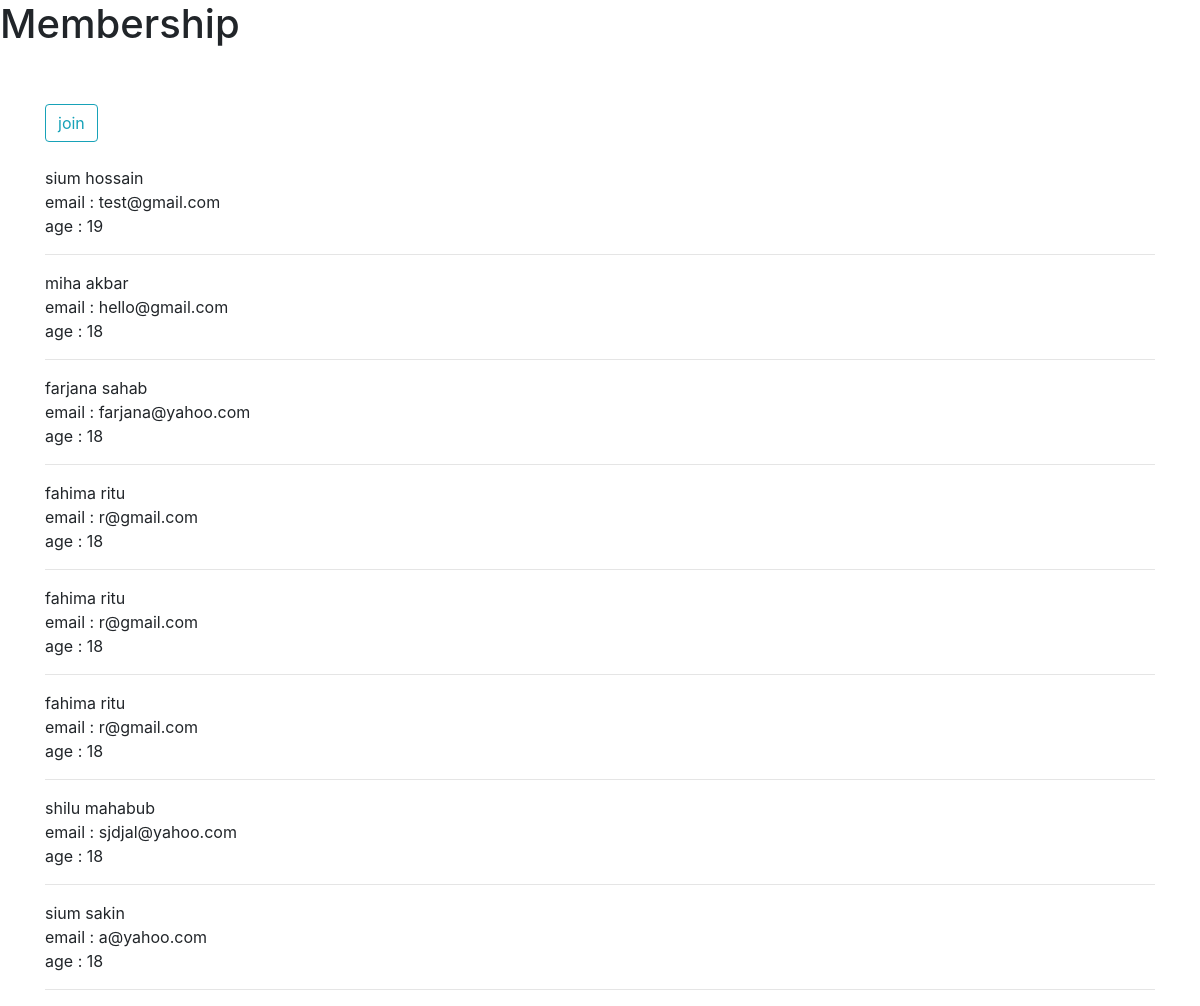
Before: / with the older database file.
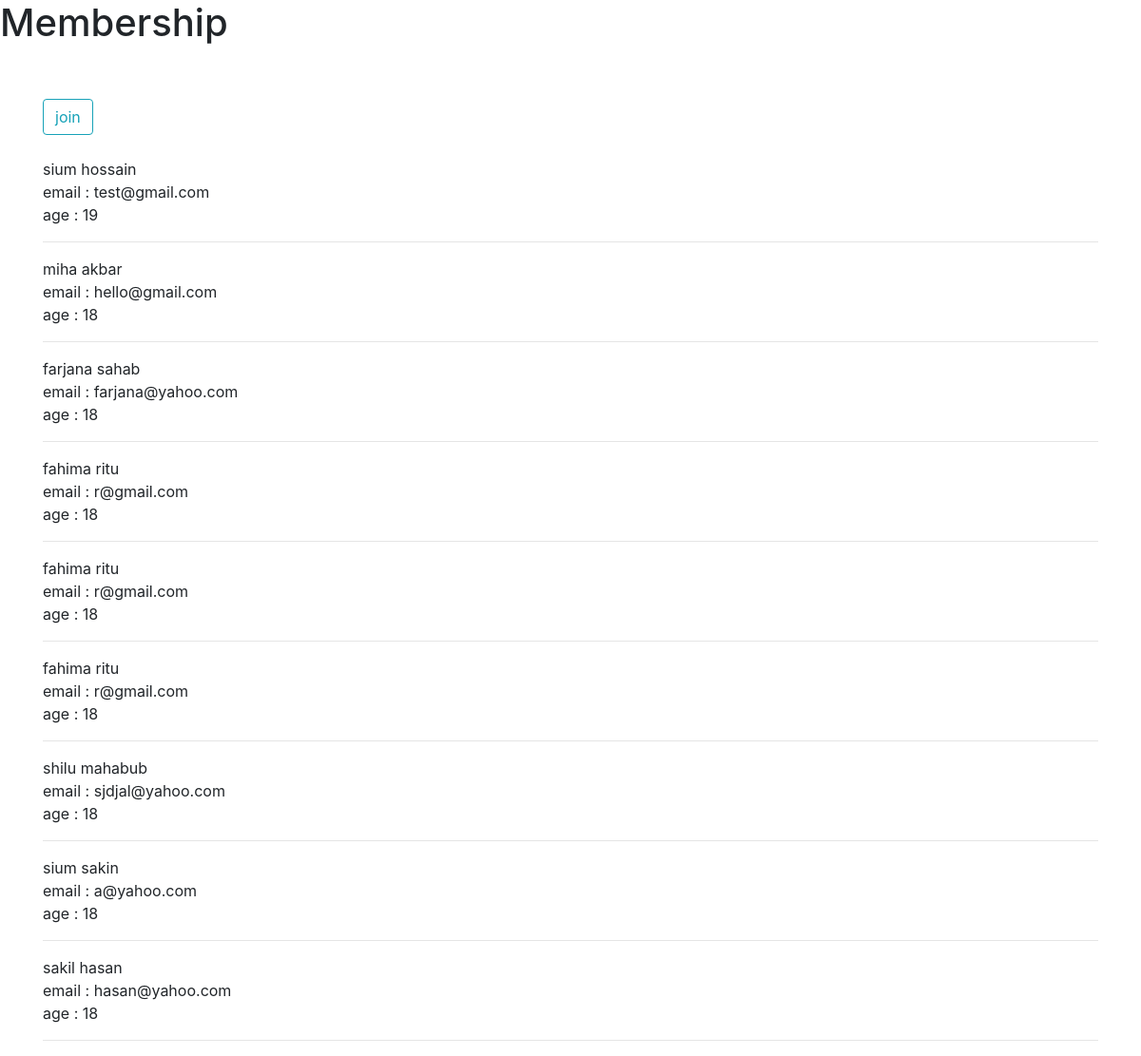
After: the same page with the newer database file.
### djangodb/models.py (models this page shows)
class Home(models.Model):
	f_name = models.CharField(max_length = 80,blank=False)
	l_name = models.CharField(max_length= 50,blank=False)
	email = models.CharField(max_length=30,blank=False)
	age = models.IntegerField(blank=False)
	passwd = models.CharField(max_length=50,blank=False)

### djangodb/views.py (the view)
# urls.py: 2. Add a URL to urlpatterns:  path('', views.home, name='home')
def home(request):
	home = Home.objects.all()
	return render(request,'home.html',{'all':home})

### djangodb/templates/home.html
{% extends 'base.html' %}
{% block content %}
<a href="/join" class="btn btn-outline-info" role="button" aria-pressed="true">join</a><br><br>
	{% for id in all%}
		{{ id.f_name }} {{ id.l_name}}<br>
		email : {{ id.email}}<br>
		age : {{ id.age }}
		<hr>
	{% endfor %}
{% endblock %}

### djangodb/templates/base.html (shortened to what this page needs)
<!doctype html>
<html lang="en">
  <head>
    <link rel="stylesheet" href="https://stackpath.bootstrapcdn.com/bootstrap/4.5.0/css/bootstrap.min.css">
  </head>
  <body>
    <h1>Membership</h1><br><br>
    <div class="container">
      {% block content %}
      {% endblock %}
    </div>
  </body>
</html>

Changed rows visible on the page:
added Home: f_name "sakil", l_name "hasan", email "hasan@yahoo.com", age "18"
